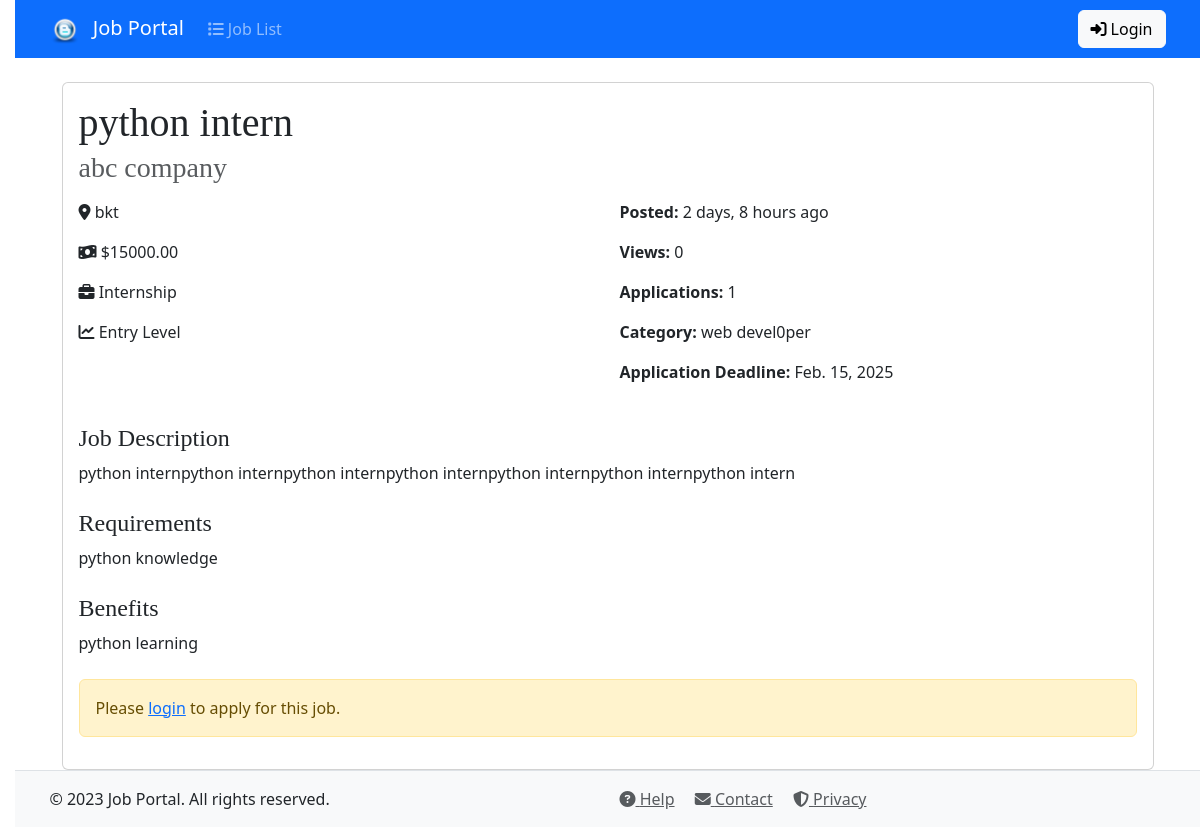
Screenshot of /job/2/ with the database file from the repository.
### job_app/models.py (models this page shows, shortened)
class Job(models.Model):
    JOB_TYPES = [
        ('FT', 'Full-time'),
        ('PT', 'Part-time'),
        ('CN', 'Contract'),
        ('IN', 'Internship'),
        ('RM', 'Remote'),
    ]
    EXPERIENCE_LEVELS = [
        ('EN', 'Entry Level'),
        ('IN', 'Intermediate'),
        ('SE', 'Senior'),
        ('EX', 'Executive'),
    ]
    title = models.CharField(max_length=200)
    company = models.CharField(max_length=200)
    description = models.TextField()
    requirements = models.TextField()
    benefits = models.TextField(blank=True)
    location = models.CharField(max_length=100)
    salary = models.DecimalField(max_digits=10, decimal_places=2)
    job_type = models.CharField(max_length=2, choices=JOB_TYPES, default='FT')
    experience_level = models.CharField(max_length=2, choices=EXPERIENCE_LEVELS, default='EN')
    category = models.ForeignKey(JobCategory, on_delete=models.SET_NULL, null=True, blank=True)
    posted_by = models.ForeignKey(User, on_delete=models.CASCADE)
    posted_on = models.DateTimeField(auto_now_add=True)
    is_active = models.BooleanField(default=True)
    application_deadline = models.DateField(default=timezone.now)
    views_count = models.PositiveIntegerField(default=0)
    rating = models.FloatField(
        validators=[MinValueValidator(0.0), MaxValueValidator(5.0)],
        default=0.0
    )

class JobCategory(models.Model):
    name = models.CharField(max_length=200)
    slug = models.SlugField(max_length=200, unique=True, blank=True)

### job_app/views.py (the view)
# urls.py: path('job/<int:pk>/', views.JobDetailView.as_view(), name='job_detail'),
class JobDetailView(DetailView):
    model = Job
    template_name = 'job_detail.html'
    context_object_name = 'job'
    def get_context_data(self, **kwargs):
        context = super().get_context_data(**kwargs)
        if self.request.user.is_authenticated:
            context['has_applied'] = Application.objects.filter(
                job=self.object,
                applicant=self.request.user
            ).exists()
        return context

### templates/job_detail.html (shortened to what this page needs)
{% extends "base.html" %}
{% block content %}
<div class="container mt-4">
    <div class="card">
        <div class="card-body">
            <h1 class="card-title">{{ job.title }}</h1>
            <h3 class="card-subtitle mb-3 text-muted">{{ job.company }}</h3>
            <div class="row mb-4">
                <div class="col-md-6">
                    <p><i class="fas fa-map-marker-alt"></i> {{ job.location }}</p>
                    <p><i class="fas fa-money-bill-wave"></i> ${{ job.salary }}</p>
                    <p><i class="fas fa-briefcase"></i> {{ job.get_job_type_display }}</p>
                    <p><i class="fas fa-chart-line"></i> {{ job.get_experience_level_display }}</p>
                </div>
                <div class="col-md-6">
                    <p><strong>Posted:</strong> {{ job.posted_on|timesince }} ago</p>
                    <p><strong>Views:</strong> {{ job.views_count }}</p>
                    <p><strong>Applications:</strong> {{ job.application_set.count }}</p>
                    {% if job.category %}
                    <p><strong>Category:</strong> {{ job.category.name }}</p>
                    {% endif %}
                    {% if job.application_deadline %}
                    <p><strong>Application Deadline:</strong> {{ job.application_deadline }}</p>
                    {% endif %}
                </div>
            </div>
            <div class="mb-4">
                <h4>Job Description</h4>
                <p>{{ job.description }}</p>
            </div>
            {% if job.requirements %}
            <div class="mb-4">
                <h4>Requirements</h4>
                <p>{{ job.requirements }}</p>
            </div>
            {% endif %}
            {% if job.benefits %}
            <div class="mb-4">
                <h4>Benefits</h4>
                <p>{{ job.benefits }}</p>
            </div>
            {% endif %}
            <div class="mt-4">
                {% if user.is_authenticated %}
                    {% if user == job.posted_by %}
                        <div class="btn-group" role="group">
                            <a href="{% url 'update_job' job.id %}" class="btn btn-primary">Edit Job</a>
                            <a href="{% url 'delete_job' job.id %}" class="btn btn-danger">Delete Job</a>
                        </div>
                    {% elif not has_applied %}
                        <a href="{% url 'apply_job' job.id %}" class="btn btn-success">Apply Now</a>
                    {% else %}
                        <div class="alert alert-info">You've already applied for this position.</div>
                    {% endif %}
                {% else %}
                    <div class="alert alert-warning">
                        Please <a href="{% url 'login' %}?next={% url 'job_detail' job.id %}">login</a> to apply for this job.
                    </div>
                {% endif %}
            </div>
        </div>
    </div>
</div>
{% endblock %}

### templates/base.html (shortened to what this page needs)
{% load static %}
<!doctype html>
<html lang="en">
<head>
  <link href="{% static 'css/bootstrap.min.css' %}" rel="stylesheet">
  <link href="{% static 'css/blog.css' %}" rel="stylesheet">
  <link rel="stylesheet" href="https://cdnjs.cloudflare.com/ajax/libs/font-awesome/6.4.0/css/all.min.css">
  <link rel="stylesheet" href="{% static 'css/custom.css' %}">
</head>
<body>
  <nav class="navbar navbar-expand-lg navbar-dark bg-primary mb-4">
    <div class="container">
      <a class="navbar-brand" href="/">
        <img src="{% static 'img/favicon.ico' %}" alt="Job Portal" width="30" class="me-2">
        Job Portal
      </a>
      <div class="collapse navbar-collapse" id="navbarNav">
        <ul class="navbar-nav me-auto mb-2 mb-lg-0">
          <li class="nav-item">
            <a class="nav-link" href="{% url 'job_list' %}">
              <i class="fas fa-list me-1"></i>Job List
            </a>
          </li>
        </ul>
        <div class="d-flex">
          {% if request.user.is_authenticated %}
            <div class="dropdown">
              <button class="btn btn-light dropdown-toggle" type="button" data-bs-toggle="dropdown">
                <i class="fas fa-user me-1"></i>{{ request.user.username }}
              </button>
              <ul class="dropdown-menu dropdown-menu-end">
                <li>
                  <a href="{% url 'profile' %}" class="dropdown-item">
                    <i class="fas fa-user-circle me-1"></i>Profile
                  </a>
                </li>
                <li>
                  <form action="{% url 'logout' %}" method="post" class="px-2">
                    {% csrf_token %}
                    <button type="submit" class="btn btn-link text-decoration-none text-dark">
                      <i class="fas fa-sign-out-alt me-1"></i>Logout
                    </button>
                  </form>
                </li>
              </ul>
            </div>
          {% else %}
            <a href="{% url 'login' %}" class="btn btn-light">
              <i class="fas fa-sign-in-alt me-1"></i>Login
            </a>
          {% endif %}
        </div>
      </div>
    </div>
  </nav>
  <div class="container">
    {% block content %}
    {% endblock content %}
  </div>
  <footer class="footer mt-auto py-3 bg-light">
    <div class="container">
      <div class="row">
        <div class="col-md-6">
          <p class="mb-0">&copy; 2023 Job Portal. All rights reserved.</p>
        </div>
        <div class="col-md-6 text-right">
          <a href="#" class="text-muted me-3"><i class="fas fa-question-circle"></i> Help</a>
          <a href="#" class="text-muted me-3"><i class="fas fa-envelope"></i> Contact</a>
          <a href="#" class="text-muted"><i class="fas fa-shield-alt"></i> Privacy</a>
        </div>
      </div>
    </div>
  </footer>
</body>
</html>

### static/css/blog.css (style rules this page uses)
body { padding-left: 15px; }
h1, h2, h3, h4 { font-family: "Lobster", cursive; }

### static/css/custom.css (style rules this page uses)
.navbar-brand img { height: 30px; width: auto; }
footer { border-top: 1px solid #dee2e6; margin-top: 3rem; padding: 1rem 0; }
.alert { margin: 1rem 0; }

### rows the page displays
Job: title "python intern", company "abc company", location "bkt", salary "15000.00", job_type "Internship", experience_level "Entry Level", posted_on "2 days, 8 hours", views_count "0", application_set.count "1", category.name "web devel0per", application_deadline "Feb. 15, 2025", description "python internpython internpython internpython internpython internpython internpython intern", requirements "python knowledge", benefits "python learning"
